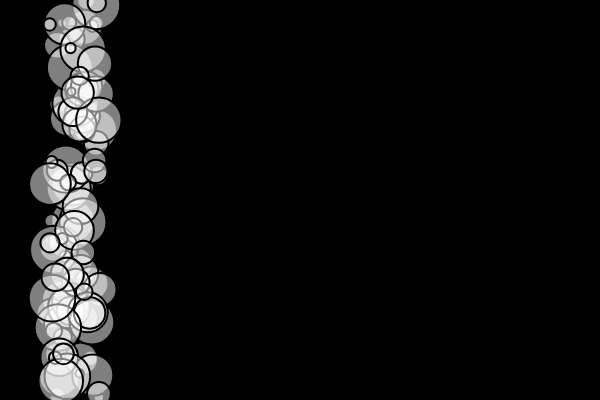
Frame 1 (no input)
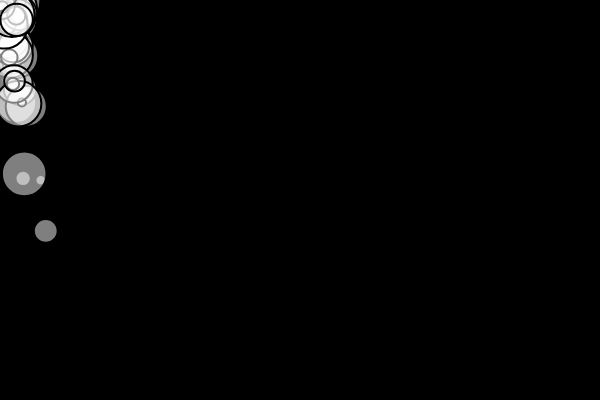
Frame 60 (no input)
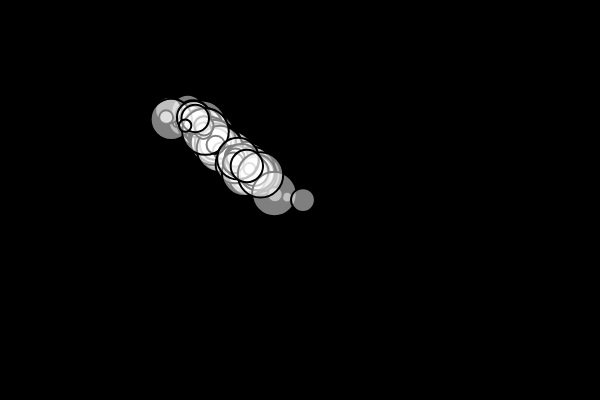
Frame 120 (the mouse pressed at the canvas centre since frame 60)

The p5.js sketch that drew these frames (run headless with seeded random() and noise() and a simulated clock; from frame 60 on, the mouse is pressed at the canvas centre):

// p5.js sketch
// ── sketch.js
/*
 * Basic  Drawing 基础图形绘画
 * Yuli Cai 蔡雨利
 */

// Example 5-3: basic nature of code, position, velocity, acceloration
// 示例5-3: 基础nature of code, 物理模拟， 位置速度加速度
// 翻译自 Dan Shiffman的示例， 注解：Yuli Cai 蔡雨利

let movers = [];
let moverNum = 100;
let mouse_force_weight = 0.5;
let mouse;


function setup() {
    createCanvas(600, 400);
    noStroke();
    for (let i = 0; i < moverNum; i++) {
        let mover = new Mover(random(0.5, 3), random(50, 100), random(height));
        movers.push(mover);
    }

}

function draw() {
    background(0);
    mouse = createVector(mouseX, mouseY);

    // 将鼠标的吸引力赋予给每一个mover
    for (let i = 0; i < movers.length; i++) {
        let mouseForce = movers[i].seek(mouse); //先通过每个mover自带的seek函数得出吸引力
        movers[i].applyForce(mouseForce);
    }

    // 对每一个mover进行操控
    for (let i = 0; i < movers.length; i++) {
        movers[i].update();
        movers[i].display();
        movers[i].checkEdges();
    }


}
// ── mover.js
class Mover {
    constructor(m, x, y) {
        this.mass = m;
        // 基本三元素
        // 1.位置 2.速度 3.加速度
        this.pos = createVector(x, y);
        this.vel = createVector(0, 0);
        this.acc = createVector(0, 0);

        this.maxspeed = 5; //最大速度
        this.maxforce = 0.5; //最大作用的力
    }

    // 牛顿第二定律 f = m*a
    // 力=质量*加速度
    applyForce(force) {
        // let f = p5.Vector.div(force, this.mass);
        this.acc.add(force); //力直接作用给加速度
    }

    seek(target){
        // 想去的地方离现在的地方还有多少差距
        let desired = p5.Vector.sub(target,this.pos);
        desired.normalize(); //将数值标准化，0-1之间，方便计算
        desired.mult(this.maxspeed); //因为本来的数值在0-1之间，乘以最大速度，就是map到0-最大速度 区间了
        // 转向力
        let steer = p5.Vector.sub(desired,this.vel); 
        steer.limit(this.maxforce);
        return steer;
    }

    update() {
        // 速度的变化来源于加速度
        this.vel.add(this.acc);
        // 位置的变化来源于速度
        this.pos.add(this.vel);
        // 每一帧结束，我们让加速度清零，这样不会变的无限加速无限快
        this.acc.mult(0); // mult: multiply（乘以0的意思）
    }

    display() {
        stroke(0);
        strokeWeight(2);
        fill(255, 127);
        ellipse(this.pos.x, this.pos.y, this.mass * 16, this.mass * 16);
    }

    // 将弹球判断碰到边界的功能单独提出来
    checkEdges(){
        if(this.pos.y >(height-this.mass*8)){
            this.vel.y *= -0.9; //速度变成相反方向，并且有能量损失
        }
    }
}
